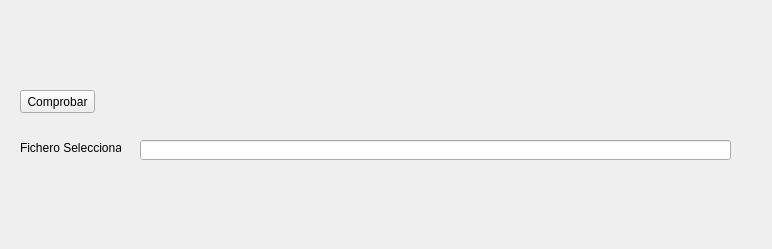
<?xml version="1.0" encoding="UTF-8"?>
<ui version="4.0">
 <class>MasterGeotecnologiasDockWidgetBase</class>
 <widget class="QDockWidget" name="MasterGeotecnologiasDockWidgetBase">
  <property name="geometry">
   <rect>
    <x>0</x>
    <y>0</y>
    <width>772</width>
    <height>249</height>
   </rect>
  </property>
  <property name="windowTitle">
   <string>Mi primer plugin en MUGC</string>
  </property>
  <widget class="QWidget" name="dockWidgetContents">
   <widget class="QPushButton" name="btn_comprobar">
    <property name="geometry">
     <rect>
      <x>20</x>
      <y>90</y>
      <width>75</width>
      <height>23</height>
     </rect>
    </property>
    <property name="text">
     <string>Comprobar</string>
    </property>
   </widget>
   <widget class="QLabel" name="label">
    <property name="geometry">
     <rect>
      <x>20</x>
      <y>140</y>
      <width>101</width>
      <height>16</height>
     </rect>
    </property>
    <property name="text">
     <string>Fichero Seleccionado</string>
    </property>
   </widget>
   <widget class="QgsFileWidget" name="selector">
    <property name="geometry">
     <rect>
      <x>20</x>
      <y>50</y>
      <width>741</width>
      <height>27</height>
     </rect>
    </property>
   </widget>
   <widget class="QLineEdit" name="txt_ruta">
    <property name="geometry">
     <rect>
      <x>140</x>
      <y>140</y>
      <width>591</width>
      <height>20</height>
     </rect>
    </property>
   </widget>
  </widget>
 </widget>
 <customwidgets>
  <customwidget>
   <class>QgsFileWidget</class>
   <extends>QWidget</extends>
   <header>qgsfilewidget.h</header>
  </customwidget>
 </customwidgets>
 <resources/>
 <connections/>
</ui>
